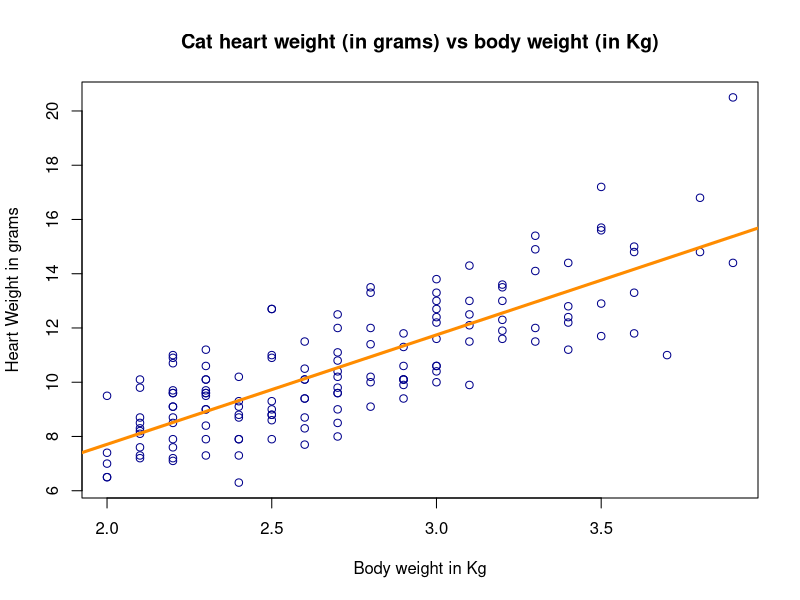
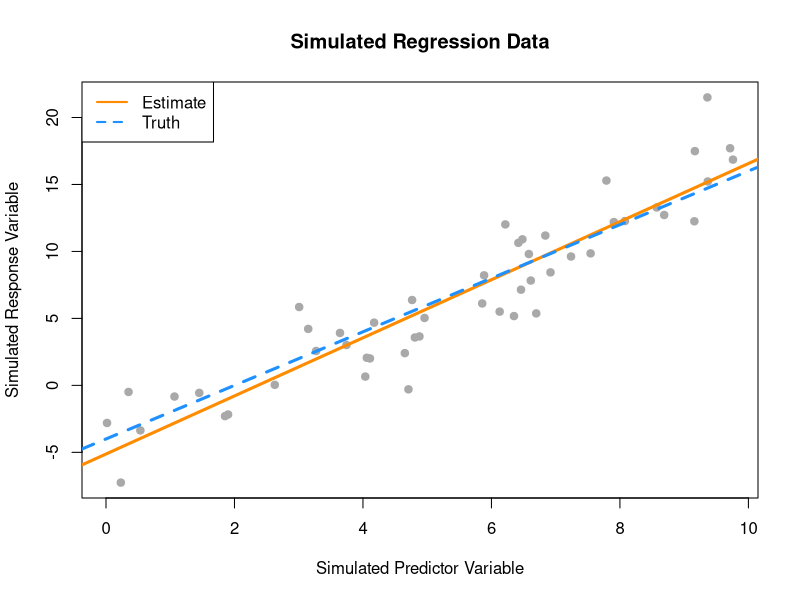
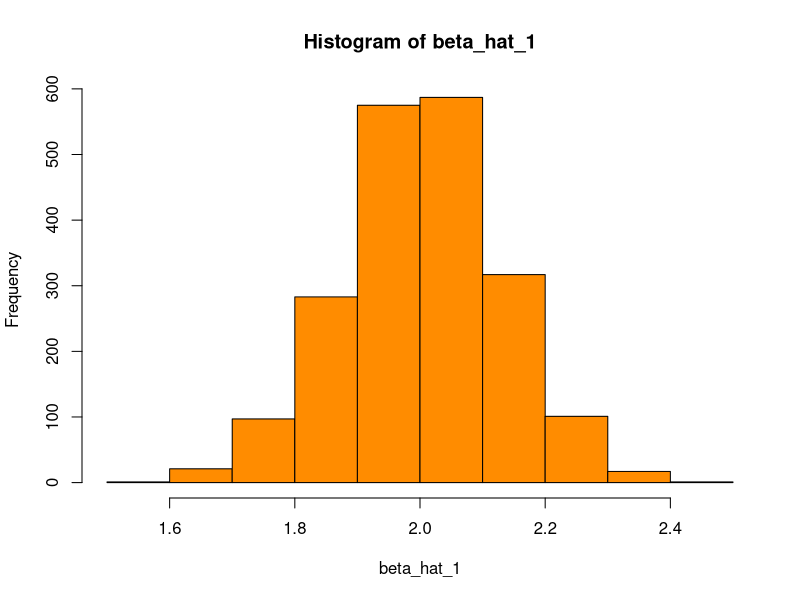
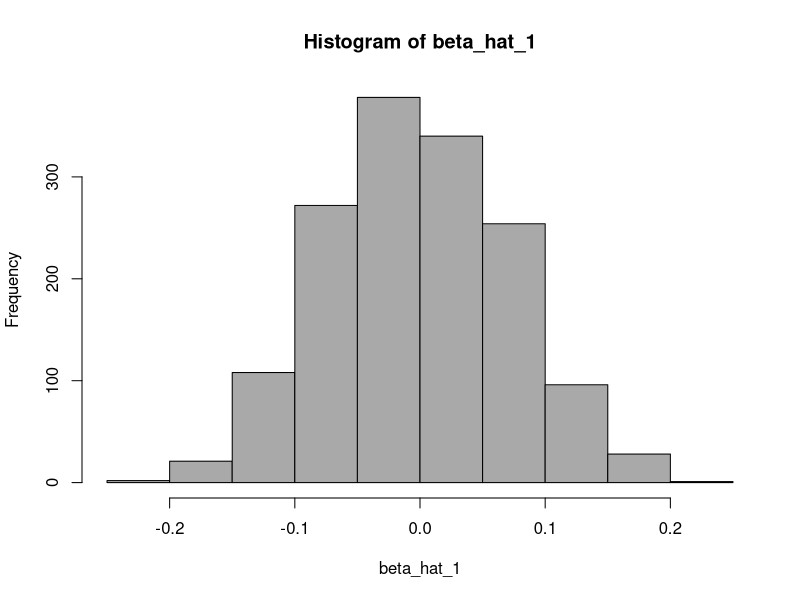
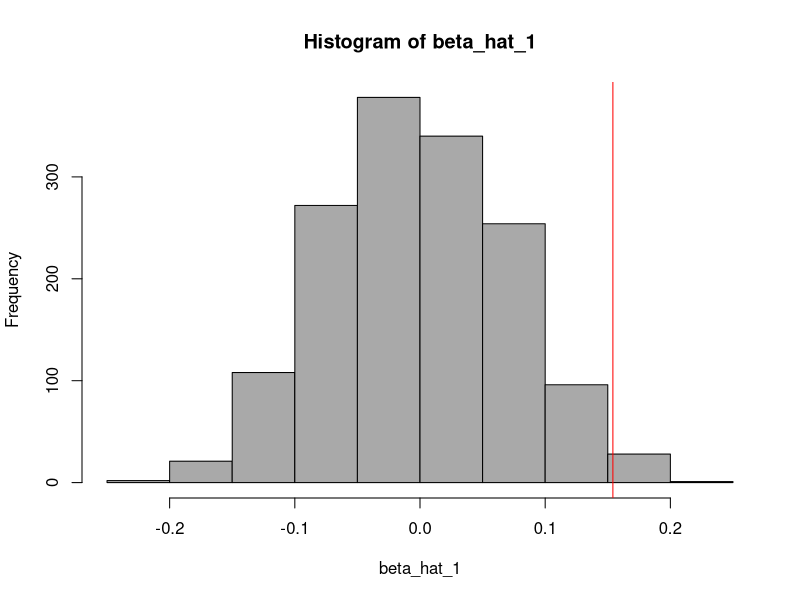

These charts were generated, in order, by the following R code:
## ---- chunk 1
library(MASS)
cat_model <- lm(Hwt~Bwt, data = cats)
summary(cat_model)
## ---- chunk 2
cat_model
## ---- chunk 3
predict(cat_model, newdata = data.frame(Bwt=3.3))
## ---- chunk 4
predict(cat_model, newdata = data.frame(Bwt=1.5))
## ---- chunk 5
reg <- lm(Hwt~Bwt, data = cats)
with(cats,plot(Hwt~Bwt,
                  xlab = "Body weight in Kg",
                  ylab = "Heart Weight in grams",
                  main = "Cat heart weight (in grams) vs body weight (in Kg)",
                  cex = 1,
                  col = "darkblue"))
abline(reg, col="darkorange", lwd=3)
## ---- chunk 6
summary(cat_model)$r.squared
## ---- chunk 7
get_sd_est <- function(model_resid,mle = FALSE){
   len <- length(model_resid)
   ifelse(!mle,sqrt(sum(model_resid^2)/(len-2)), sqrt(sum(model_resid^2)/len))
}
## ---- chunk 8
get_sd_est(cat_model$residuals, FALSE)
## ---- chunk 9
get_sd_est(cat_model$residuals, TRUE)
## ---- chunk 10
summary(cat_model)$sigma
## ---- chunk 11
 birthday <- 19880918
 set.seed(birthday)
 beta_0 <- -4
 beta_1 <- 2
 sigma <- 2.5
 n <- 50
 epsilon <- rnorm(n=50, mean=0, sd=sigma)
 x_vals <- runif(n = 50, 0, 10)
 
 simulation <- function(x, beta0, beta1, sig){
   n <- length(x)
   epsilon <- rnorm(n, mean=0, sd=sigma)
   y <- beta_0 + beta_1 * x + epsilon
   data <- data.frame(predictor = x, response = y)
   data
 }
 
 simulation_data <- simulation(x_vals,beta_0, beta_1,sigma)

## ---- chunk 12
fit <- lm(response~predictor, data = simulation_data)
coef(fit)
## ---- chunk 13
plot(response ~ predictor, data = simulation_data,
     xlab = "Simulated Predictor Variable",
     ylab = "Simulated Response Variable",
     main = "Simulated Regression Data",
     pch  = 20,
     cex  = 1.5,
     col  = "darkgray")
abline(fit, lwd = 3, lty = 1, col = "darkorange")
abline(beta_0, beta_1, lwd = 3, lty = 2, col = "dodgerblue")
legend("topleft", c("Estimate", "Truth"), lty = c(1, 2), lwd = 2,
       col = c("darkorange", "dodgerblue"))
## ---- chunk 14
n <- 50
set.seed(19880918)
x <- runif(n = 50, 0, 10) 
beta_hat_1 <- rep(0,2000)
for(i in 1:2000) {
  eps <- rnorm(n,mean=0,sd=sigma)
  y <- beta_0 + beta_1 * x + eps
  df <- data.frame(predictor = x, response = y)
  model <- lm(y~x)
  beta_hat_1[i] <- coef(model)[2]
}


## ---- chunk 15
hist(beta_hat_1, col = "darkorange")
## ---- chunk 16
n <- 25
set.seed(19880918)
x <- runif(n = 25, 0, 10)
beta_0 <- 10
beta_1 <- 0
sigma <- 1
beta_hat_1 <- rep(0,1500)
for(i in 1:1500) {
  eps <- rnorm(n,mean=0,sd=sigma)
  y <- beta_0 + beta_1 * x + eps
  df <- data.frame(predictor = x, response = y)
  model <- lm(y~x, data=df)
  beta_hat_1[i] <- coef(model)[2]
}

## ---- chunk 17
hist(beta_hat_1, col="darkgray")
## ---- chunk 18
library(readr)
skeptic <- read_csv("skeptic.csv")
skeptic_model <- lm(response~predictor, data=skeptic)
skeptic_beta_hat_1 <- coef(skeptic_model)[2]
skeptic_beta_hat_1
## ---- chunk 19
hist(beta_hat_1, col="darkgray")
abline(v = skeptic_beta_hat_1, col="red")
## ---- chunk 20
# No of beta_hat_1 values greater than beta_hat_1 value from question (c)
n <- sum(beta_hat_1 > skeptic_beta_hat_1)
# length of vector beta_hat_1
l <- length(beta_hat_1)

proportion <- n/l
proportion    #proportion of beta_hat_1 greated than beta_hat_1 value
proportion * 2 #proportion multiplied by 2
## ---- chunk 21
library(readr)
goalies <- read_csv("goalies.csv")
model_mins <- lm(W~MIN, data = goalies)
model_goalAgainst <- lm(W~GA, data = goalies)
model_shutouts <- lm(W~SO, data = goalies) 

params <- data.frame( 
                  Model = c("Goalies_mins","Goalies_GA","Goalies_shutouts"),  
                  RMSE = c(
                            sqrt(sum(residuals(model_mins)^2)/length(residuals(model_mins))),
                            sqrt(sum(residuals(model_goalAgainst)^2)/length(residuals(model_goalAgainst))),
                            sqrt(sum(residuals(model_shutouts)^2)/length(residuals(model_shutouts)))
                          ),
             r_squared = c(
                            summary(model_mins)$r.squared,
                            summary(model_goalAgainst)$r.squared,
                            summary(model_shutouts)$r.squared
                         ))

library(knitr)
kable(params, caption = "Goalies models")
